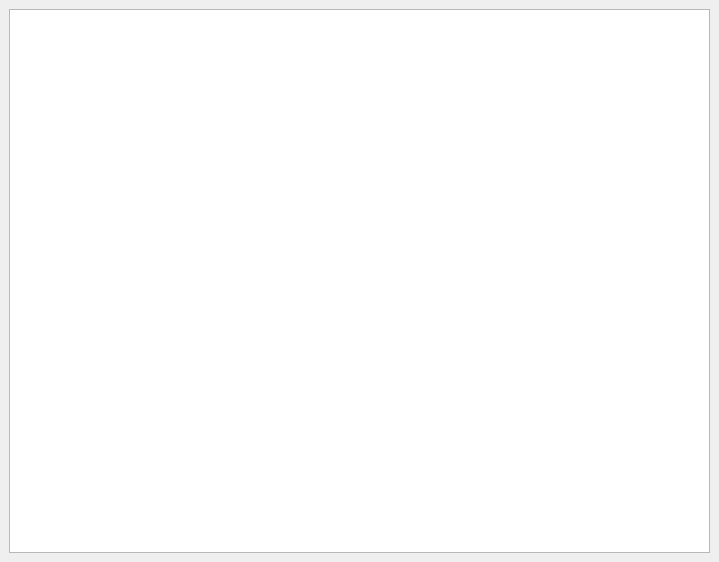
<?xml version="1.0" encoding="UTF-8"?>
<ui version="4.0">
 <class>ImageDockWidget</class>
 <widget class="QDockWidget" name="ImageDockWidget">
  <property name="geometry">
   <rect>
    <x>0</x>
    <y>0</y>
    <width>719</width>
    <height>562</height>
   </rect>
  </property>
  <property name="floating">
   <bool>true</bool>
  </property>
  <property name="features">
   <set>QDockWidget::DockWidgetFloatable|QDockWidget::DockWidgetMovable</set>
  </property>
  <property name="windowTitle">
   <string>D&amp;ockWidget</string>
  </property>
  <widget class="QWidget" name="dockWidgetContents">
   <layout class="QVBoxLayout" name="verticalLayout">
    <item>
     <widget class="InteractiveGraphicsView" name="graphicsView"/>
    </item>
   </layout>
  </widget>
 </widget>
 <customwidgets>
  <customwidget>
   <class>InteractiveGraphicsView</class>
   <extends>QGraphicsView</extends>
   <header>gui/interactivegraphicsview.h</header>
  </customwidget>
 </customwidgets>
 <resources/>
 <connections/>
</ui>
